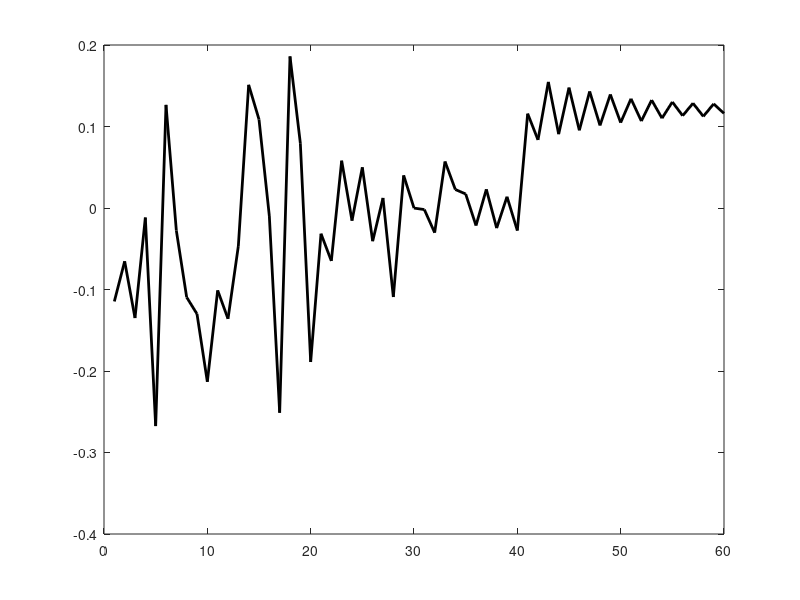

Write the MATLAB code that produced this figure. (Note: this script raises an error after producing the figure.)
clear; clc;

%% Parameters
T = 60;                      % Total time steps
n = 2; m = 1; p = 1;
omega = 2 * pi * 10;         % 10 Hz oscillatory dynamics

A = 0.1 * [0, 0.01; -omega^2, 0.98];
B = [0; 1];
U = [1, 0];                  % Observation matrix
Q_kalman = 0.01 * eye(n);
P = eye(n);                  % Initial prior covariance
G = repmat({[5.0 1.0]}, 1, T);  % Feedback gain

% Phase switch points
self_hypnosis_end = 20;
simulation_only_end = 40;

%% Initialization
x     = zeros(n, T+1); x(:,1) = [0; 0];   % True state
xhat  = zeros(n, T+1);                    % Estimated state
xbar  = zeros(n, T+1);                    % Prior predicted state
y     = zeros(p, T);                      % Sensory input
yhat  = zeros(p, T);                      % Predicted sensory output
u     = zeros(m, T);
innovation = zeros(p, T);
K_kf  = cell(1, T);
S_ext = [0.1; 0];                         % External suggestion bias

%% Simulation
for t = 1:T
    % ------- Stage 1: With Sensory Input ---------
    if t <= self_hypnosis_end
        R = 0.01;                                   % Trusted sensory input
        G_t = diag([1]);                            % Gating matrix: full attention
        y(:,t) = U * x(:,t) + sqrt(R) * randn;      % Noisy measurement

        yhat(:,t) = U * xhat(:,t);
        innovation(:,t) = y(:,t) - yhat(:,t);
        S = U * P * U' + R;
        K_kf{t} = P * U' / S;

        xhat(:,t) = xhat(:,t) + K_kf{t} * G_t * innovation(:,t);

        % ------- Stage 2: Internal Simulation (No Sensory Input) -----
    elseif t <= simulation_only_end
        R = 0.001;                      % Noise variance
        G_t = diag([1]);                % Gating matrix: full attention
        y(:,t) = sqrt(R) * randn;       % No measurement, just noise

        yhat(:,t) = U * xhat(:,t);
        innovation(:,t) = y(:,t) - yhat(:,t);
        S = U * P * U' + R;
        K_kf{t} = P * U' / S;

        xhat(:,t) = xhat(:,t) + K_kf{t} * G_t * innovation(:,t);

        % ------- Stage 3: Internal Simulation with External Suggestion -----
    else
        % Add bias term S_ext to internal dynamics
        R = 0.000001;                           % High trust with Hypnotic Induction 
        G_t = diag([1]);                        % Gating matrix: full attention
        y(:,t) = S_ext(1)+ sqrt(R) * randn;     % Not sensed (no reafference) but imagined (exafference) with Hypnotic suggestion

        yhat(:,t) = U * xhat(:,t);
        innovation(:,t) = y(:,t) - yhat(:,t);
        S = U * P * U' + R;
        K_kf{t} = P * U' / S;

        xhat(:,t) = xhat(:,t) + K_kf{t} * G_t * innovation(:,t);

    end

    % Control from estimate
    u(:,t) = -G{t} * xhat(:,t);

    % True dynamics with process noise
    w = sqrt(Q_kalman) * randn(n,1);
    x(:,t+1) = A * x(:,t) + B * u(:,t) + w;

    % Predict next estimate (prior)
    xhat(:,t+1) = A * xhat(:,t) + B * u(:,t);

    % % Update covariance
    % P = A * (P - K_kf{t} * U * P) * A' + Q_kalman;
    if ~isempty(K_kf{t})
        P = A * (P - K_kf{t} * U * P) * A' + Q_kalman;
    else
        P = A * P * A' + Q_kalman;  % No correction applied
    end
end

%% Plot Prediction Error
figure;
plot(1:T, innovation(1,:), 'k', 'LineWidth', 2); hold on;
xline(self_hypnosis_end, 'r--', 'LineWidth', 2, 'Label', 'Insight Meditation Begin');
xline(simulation_only_end, 'g--', 'LineWidth', 2, 'Label', 'Hypnotic Suggestions Begin');
xlabel('Time Step');
ylabel('Prediction Error y(t) - ŷ(t)');
title('Prediction Error Across Phases');
legend('Innovation', 'Insight Meditation Begin', 'Hypnotic Suggestions Begin');
grid on;

%% Animation of True vs Estimated x₁
figure;
h1 = plot(NaN, NaN, 'k', 'LineWidth', 2); hold on;
h2 = plot(NaN, NaN, 'r--', 'LineWidth', 2);
xline(self_hypnosis_end, 'r--', 'LineWidth', 2, 'Label', 'Insight Meditation Begin');
xline(simulation_only_end, 'g--', 'LineWidth', 2, 'Label', 'Hypnotic Suggestions Begin');
xlabel('Time Step'); ylabel('x_1');
title('True vs Estimated State x₁(t)');
legend('True x₁', 'Estimated x₁');
xlim([0 T]);
ylim([-0.5 0.5]);
grid on;

for t = 1:T
    set(h1, 'XData', 0:t, 'YData', x(1,1:t+1));
    set(h2, 'XData', 0:t, 'YData', xhat(1,1:t+1));
    drawnow;
    pause(0.05);
end
